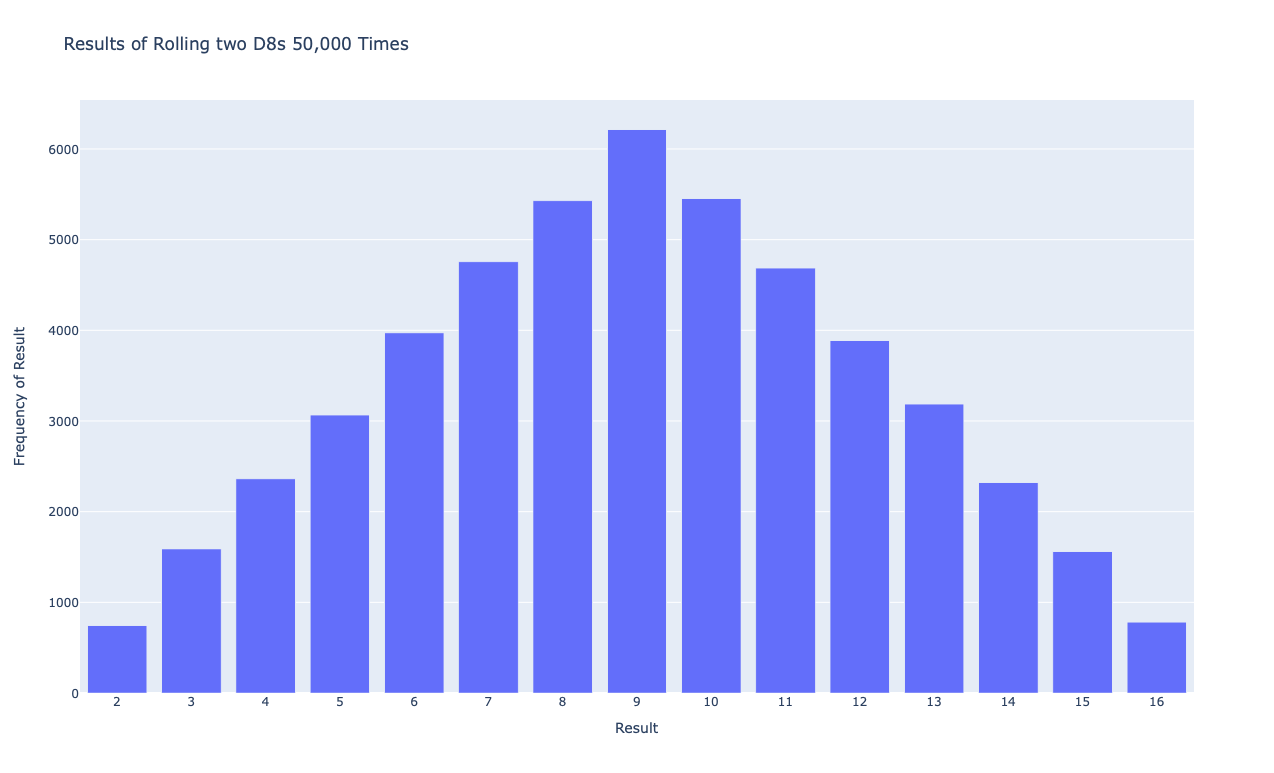

The script that drew this image:
import plotly.express as px

from die import Die


# Create two D8s.
die_1 = Die(8)
die_2 = Die(8)

# Make some rolls, and store results in a list.
results = []
for roll_num in range(50_000):
    result = die_1.roll() + die_2.roll()
    results.append(result)

# Analyze the results.
frequencies = []
max_result = die_1.num_sides + die_2.num_sides
poss_results = range(2, max_result+1)
for value in poss_results:
    frequency = results.count(value)
    frequencies.append(frequency)

# Visualize the results.
title = "Results of Rolling two D8s 50,000 Times"
labels = {'x': 'Result', 'y': 'Frequency of Result'}
fig = px.bar(x=poss_results, y=frequencies, title=title, labels=labels)

# Further customize chart.
fig.update_layout(xaxis_dtick=1)

fig.show()
